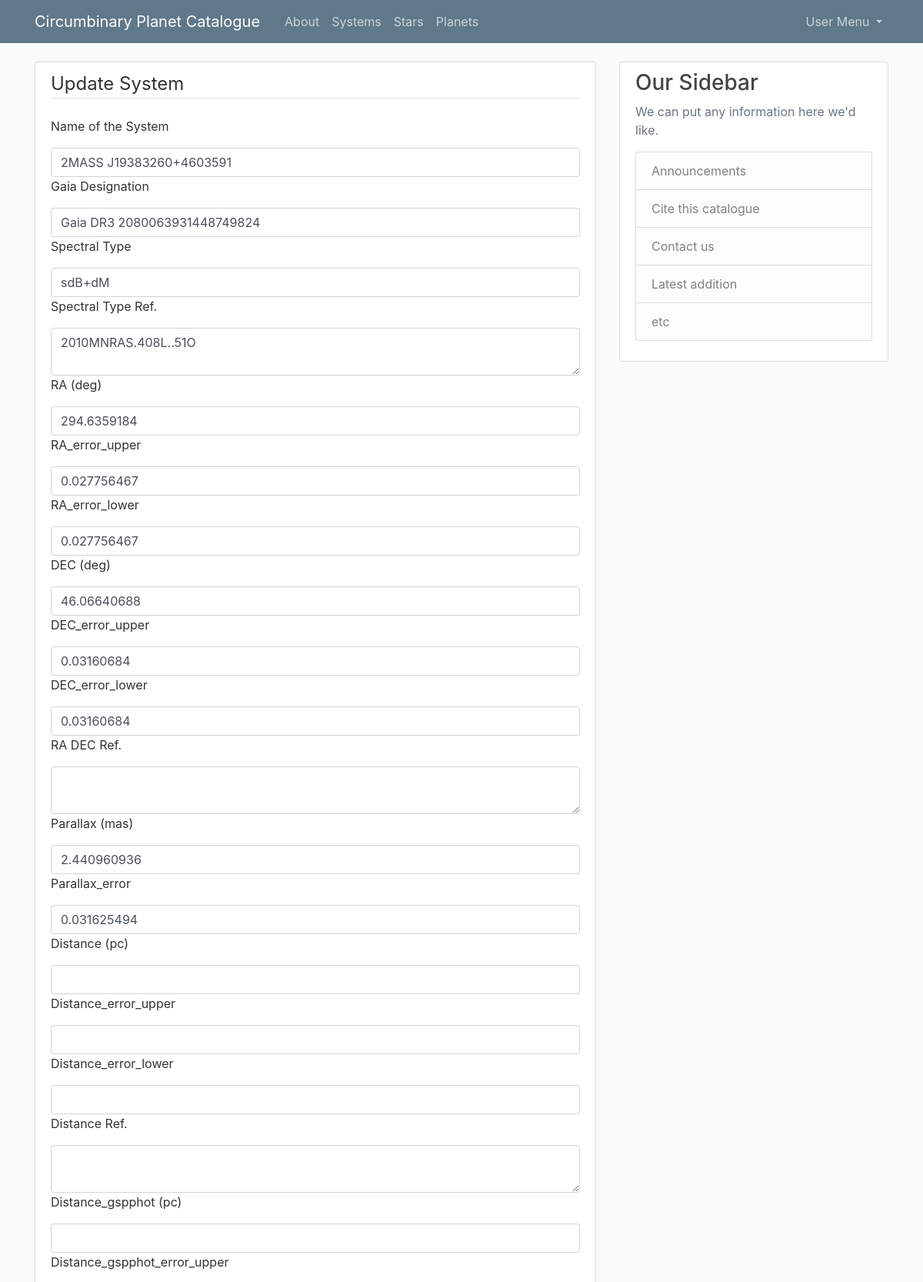
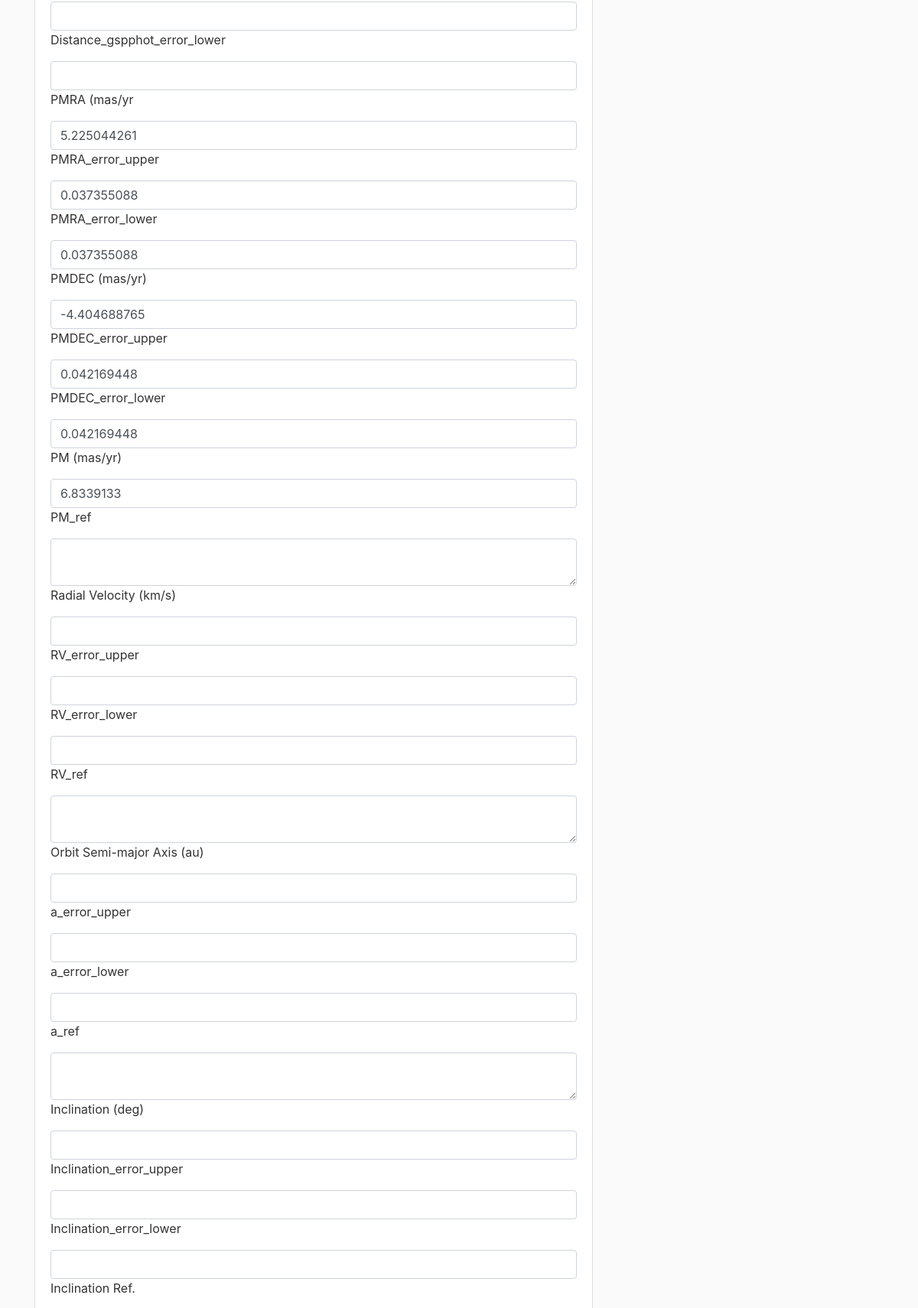
Page /systems/5/update (signed in, upper part) on the committed database (2 pictures, top to bottom).
### cpc/models.py (models this page shows, shortened)
class System(db.Model):
    id = db.Column(db.Integer, primary_key=True)
    system_name = db.Column(db.String, nullable=False)
    gaia_id = db.Column(db.String)
    sp_type = db.Column(db.String)
    sp_type_ref = db.Column(db.String)
    ra = db.Column(db.Float)
    ra_error_upper = db.Column(db.Float)
    ra_error_lower = db.Column(db.Float)
    dec = db.Column(db.Float)
    dec_error_upper = db.Column(db.Float)
    dec_error_lower = db.Column(db.Float)
    ra_dec_ref = db.Column(db.Text)
    parallax = db.Column(db.Float)
    parallax_error = db.Column(db.Float)
    distance = db.Column(db.Float)
    distance_error_upper = db.Column(db.Float)
    distance_error_lower = db.Column(db.Float)
    distance_ref = db.Column(db.Text)
    distance_gspphot = db.Column(db.Float)
    distance_gspphot_upper = db.Column(db.Float)
    distance_gspphot_lower = db.Column(db.Float)
    pmra = db.Column(db.Float)
    pmra_error_upper = db.Column(db.Float)
    pmra_error_lower = db.Column(db.Float)
    pmdec = db.Column(db.Float)
    pmdec_error_upper = db.Column(db.Float)
    pmdec_error_lower = db.Column(db.Float)
    pm = db.Column(db.Float)
    pm_ref = db.Column(db.Text)
    radial_velocity = db.Column(db.Float)
    radial_velocity_error_upper = db.Column(db.Float)
    radial_velocity_error_lower = db.Column(db.Float)
    radial_velocity_ref = db.Column(db.Text)
    a = db.Column(db.Float)
    a_error_upper = db.Column(db.Float)
    a_error_lower = db.Column(db.Float)
    a_ref = db.Column(db.Text)
    incl = db.Column(db.Float)
    incl_error_upper = db.Column(db.Float)
    incl_error_lower = db.Column(db.Float)
    incl_ref = db.Column(db.Text)
    e = db.Column(db.Float)
    e_error_upper = db.Column(db.Float)
    e_error_lower = db.Column(db.Float)
    e_ref = db.Column(db.Text)
    w = db.Column(db.Float)
    w_error_upper = db.Column(db.Float)
    w_error_lower = db.Column(db.Float)
    w_ref = db.Column(db.Text)
    age = db.Column(db.Float)
    age_error_upper = db.Column(db.Float)
    age_error_lower = db.Column(db.Float)
    age_ref = db.Column(db.Text)
    alt_names = db.Column(db.String)
    notes = db.Column(db.Text)

### cpc/routes.py (the view)
@app.route("/systems/<int:system_id>/update", methods=['GET', 'POST'])
@login_required
def update_system(system_id):
    system = System.query.get_or_404(system_id)
    form = SystemForm(obj=system)
    if form.validate_on_submit():
        form.populate_obj(system)
        db.session.commit()
        flash('The system entry has been updated', 'success')
        return redirect(url_for('system', system_id=system.id))
    elif request.method == 'GET':
        form.populate_obj(system)
    return render_template('system_new.html', title="Update System", form=form, legend='Update System')

### cpc/models.py (called while the page is built)
@login_manager.user_loader
def load_user(user_id):
    return User.query.get(int(user_id))

### cpc/templates/system_new.html (shortened to what this page needs)
{% extends "layout.html" %}
{% block content %}
<div class="content-section">
    <form method="POST" action="">
        <fieldset class="form-group">
        <legend class="border-bottom mb-4"> {{ legend }} </legend>
            {% for field in form %}
                {% if field.label.text not in ['Submit', 'CSRF Token'] %}
                    <label class="form-label"> {{ field.label }} </label>
                    {% if field.errors %}
                        {{ field(class="form-control form-control-lg is-invalid") }}
                        <div class="invalid-feedback">
                            {% for error in field.errors %}
                                <span>{{ error }}</span>
                            {% endfor %}
                        </div>
                    {% else %}
                        {{ field(class="form-control") }}
                    {% endif %}
                {% endif %}
            {% endfor %}
        </fieldset>
    </form>
</div>
{% endblock content %}

### cpc/static/main.css (style rules this page uses)
body { background: #fafafa; color: #333333; margin-top: 5rem; }
.content-section { background: #ffffff; padding: 10px 20px; border: 1px solid #dddddd; border-radius: 3px; margin-bottom: 20px; }

### rows in the picture
System: system_name "2MASS J19383260+4603591" "Gaia DR3 2080063931448749824" "sdB+dM" "2010MNRAS.408L..51O" "294.6359184" "0.027756467" "0.027756467" "46.06640688" "0.03160684" "0.03160684" "2.440960936" "0.031625494" "5.225044261" "0.037355088" "0.037355088" "-4.404688765" "0.042169448" "0.042169448" "6.8339133"

### other values in the picture
{{ legend }} "Update System"
{{ field.label }} "Name of the System" "Gaia Designation" "Spectral Type" "Spectral Type Ref." "RA (deg)" "RA_error_upper" "RA_error_lower" "DEC (deg)" "DEC_error_upper" "DEC_error_lower" "RA DEC Ref." "Parallax (mas)" "Parallax_error" "Distance (pc)" "Distance_error_upper" "Distance_error_lower" "Distance Ref." "Distance_gspphot (pc)" "Distance_gspphot_error_upper" "Distance_gspphot_error_lower" "PMRA (mas/yr" "PMRA_error_upper" "PMRA_error_lower" "PMDEC (mas/yr)" "PMDEC_error_upper" "PMDEC_error_lower" "PM (mas/yr)" "PM_ref" "Radial Velocity (km/s)" "RV_error_upper" "RV_error_lower" "RV_ref" "Orbit Semi-major Axis (au)" "a_error_upper" "a_error_lower" "a_ref" "Inclination (deg)" "Inclination_error_upper" "Inclination_error_lower" "Inclination Ref."
